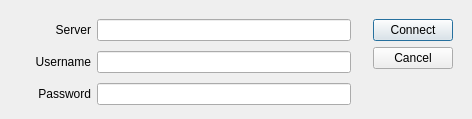
<?xml version="1.0" encoding="UTF-8"?>
<ui version="4.0">
 <class>Dialog</class>
 <widget class="QDialog" name="Dialog">
  <property name="geometry">
   <rect>
    <x>0</x>
    <y>0</y>
    <width>472</width>
    <height>119</height>
   </rect>
  </property>
  <property name="windowTitle">
   <string>Dialog</string>
  </property>
  <property name="modal">
   <bool>false</bool>
  </property>
  <layout class="QHBoxLayout" name="horizontalLayout">
   <item>
    <layout class="QGridLayout" name="gridLayout">
     <property name="topMargin">
      <number>8</number>
     </property>
     <property name="rightMargin">
      <number>8</number>
     </property>
     <property name="verticalSpacing">
      <number>10</number>
     </property>
     <item row="0" column="0">
      <widget class="QLabel" name="label">
       <property name="minimumSize">
        <size>
         <width>80</width>
         <height>0</height>
        </size>
       </property>
       <property name="text">
        <string>Server</string>
       </property>
       <property name="alignment">
        <set>Qt::AlignmentFlag::AlignRight|Qt::AlignmentFlag::AlignTrailing|Qt::AlignmentFlag::AlignVCenter</set>
       </property>
      </widget>
     </item>
     <item row="1" column="1">
      <widget class="QLineEdit" name="userEdit"/>
     </item>
     <item row="2" column="0">
      <widget class="QLabel" name="label_3">
       <property name="text">
        <string>Password</string>
       </property>
       <property name="alignment">
        <set>Qt::AlignmentFlag::AlignRight|Qt::AlignmentFlag::AlignTrailing|Qt::AlignmentFlag::AlignVCenter</set>
       </property>
      </widget>
     </item>
     <item row="2" column="1">
      <widget class="QLineEdit" name="passwordEdit"/>
     </item>
     <item row="0" column="1">
      <widget class="QLineEdit" name="serverEdit">
       <property name="minimumSize">
        <size>
         <width>200</width>
         <height>0</height>
        </size>
       </property>
      </widget>
     </item>
     <item row="1" column="0">
      <widget class="QLabel" name="label_2">
       <property name="text">
        <string>Username</string>
       </property>
       <property name="alignment">
        <set>Qt::AlignmentFlag::AlignRight|Qt::AlignmentFlag::AlignTrailing|Qt::AlignmentFlag::AlignVCenter</set>
       </property>
      </widget>
     </item>
    </layout>
   </item>
   <item>
    <layout class="QVBoxLayout" name="verticalLayout">
     <property name="leftMargin">
      <number>8</number>
     </property>
     <property name="topMargin">
      <number>8</number>
     </property>
     <property name="rightMargin">
      <number>8</number>
     </property>
     <item>
      <widget class="QPushButton" name="connectButton">
       <property name="text">
        <string>Connect</string>
       </property>
      </widget>
     </item>
     <item>
      <widget class="QPushButton" name="closeButton">
       <property name="text">
        <string>Cancel</string>
       </property>
      </widget>
     </item>
     <item>
      <spacer name="verticalSpacer">
       <property name="orientation">
        <enum>Qt::Orientation::Vertical</enum>
       </property>
       <property name="sizeHint" stdset="0">
        <size>
         <width>20</width>
         <height>40</height>
        </size>
       </property>
      </spacer>
     </item>
    </layout>
   </item>
  </layout>
 </widget>
 <resources/>
 <connections/>
</ui>
